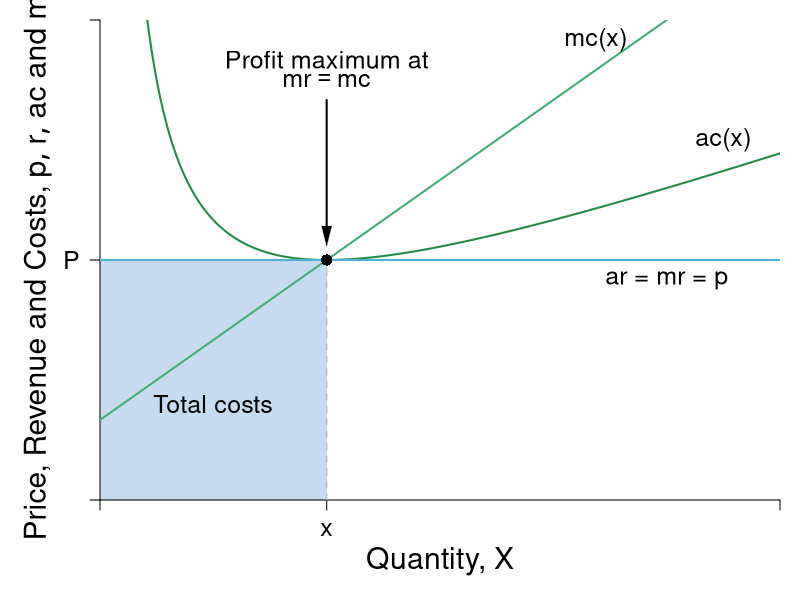

Reproduce this figure in R.
#Graph Designer: Simon Halliday
#Authors: Bowles, Foley and Halliday
#Title: Coordination, Conflict and Competition: A Text in Microeconomics

require(shape)
pdf(file = "competitionmarkets/perf_comp_costs.pdf", width = 9, height = 7)

#Set parameters for graphics
pointsize <- 1.8
axislabelsize <- 1.8
labelsize <- 1.5
namesize <- 1.8
annotatesize <- 1.5
graphlinewidth <- 2
segmentlinewidth <- 1.5

COL <- c("#7fc97f", "#beaed4", "#fdc086", "#ffff99", "#386cb0", "#f0027f", "#bf5b17", "#666666")
COLA <- c("#e0f3db", "#99d8c9","#66c2a4","#41ae76", "#238b45", "#005824")
COLB <- c("#c6dbef", "#4eb3d3", "#2b8cbe", "#0868ac","#084081")

#Edited the margins to cater for the larger LHS labels
par(mar =  c(5, 5, 1, 1))

AvgRevenue <- function(x, rmax = 12, xmax = 12){
  rmax - (rmax/xmax)*x
}

MRevenue <- function(x, rmax = 12, xmax = 12){
  rmax - 2*(rmax/xmax)*x
}

TotCost <- function(x, c0 = 8, c1 = 2, c2 = 0.5){
  c0 + c1*x + c2*(x^2)
}

AvgCost <- function(x, c0 = 8, c1 = 2, c2 = 0.5){
#  TotCost(x) / x
  c0 / x + c1 + c2*x
}

MCost <- function(x, c0 = 8, c1 = 2, c2 = 0.5){
# deriv(TotCost(x), x)
  c1 + 2*c2*x
}

xlims <- c(0, 12)
ylims <- c(0, 12)

npts <- 501 
x <- seq(xlims[1], xlims[2], length.out = npts)
y <- seq(ylims[1], ylims[2], length.out = npts) 
a <- c(13, 16.75, 19.25)

plot(0, 0, xlim = xlims, ylim = ylims, type = "n",
     xlab = expression(paste("")),
     ylab = expression(paste("")), 
     xaxt = "n", 
     yaxt = "n", 
     cex.lab = axislabelsize, 
     bty = "n",
     xaxs="i", 
     yaxs="i")

# ticksy <- seq(from = ylims[1], to = ylims[2], by = 1)
# ylabels <- seq(from = ylims[1], to = ylims[2], by = 1)
# ticksx <- seq(from = xlims[1], to = xlims[2], by = 1)
# xlabels <- seq(from = xlims[1], to = xlims[2], by = 1)
ticksy <- c(0, 6, NA, ylims[2])
ylabels <- c(NA, expression(paste(P)), NA, NA)
ticksx <- c(0, 4, NA, xlims[2])
xlabels <- c(NA, expression(paste(x)), NA, NA)

npts <- 500 
xx1 <- seq(xlims[1], xlims[2], length.out = npts)
xx3 <- seq(2, 6, length.out = npts)

# Draw the polygon for profit
xpoly1 <- c(0, 0, 4, 4, 0)
ypoly1 <- c(0, min(AvgCost(xx1)), min(AvgCost(xx1)), 0, 0)
polygon(x = xpoly1, y = ypoly1, col=COLB[1],density=NULL, border = NA)

axis(1, at = ticksx, pos = 0, labels = xlabels, cex.axis=labelsize)
axis(2, at = ticksy, pos = 0, labels = ylabels, las = 1,cex.axis=labelsize)

#Label the costs
text(2, 0.4*AvgCost(x = 4), expression("Total costs"), cex = labelsize)

#Draw the polygon for costs

#xpoly2 <- c(0, 4, 4, 0, 0)
#ypoly2 <- c(0, 0, 4, 0, 0)
#polygon(x = xpoly2, y = ypoly2, col=COLB[1], density=NULL, border = NA)

# lines(xx1, bcA(xx1, w = 10, p = 1.5), col = COLB[3], lwd = graphlinewidth)
# lines(xx1, AvgRevenue(xx1, rmax = 12, xmax = 12), col = COLB[5], lwd = graphlinewidth)
# lines(xx1, MRevenue(xx1, rmax = 12, xmax = 12), col = COLB[4], lwd = graphlinewidth)
lines(xx1, AvgCost(xx1), col = COLA[5], lwd = graphlinewidth)
lines(xx1, MCost(xx1), col = COLA[4], lwd = graphlinewidth)

# Label the axes

# text(0.5*(xlims[2]), -1.8, expression(paste("Output, ", x)), xpd = TRUE, cex = axislabelsize) 
mtext(expression(paste("Quantity, ", X)), side=1, line = 3, cex = axislabelsize)
#mtext(expression(paste("Quantity of output, ", x)), side=1, line = 3, cex = axislabelsize)
text(-1.1, 0.5*ylims[2], expression(paste("Price, Revenue and Costs, ", list(p, r, ac), " and ", mc)), xpd = TRUE, cex = axislabelsize, srt = 90) 

#Label curves

text(10, 5.5, expression(paste("ar = mr = p")), cex = labelsize)
text(11, 9, expression(paste("ac(x)")), cex = labelsize)
text(8.75, 11.5, expression(paste("mc(x)")), cex = labelsize)

#Labels cost and profit areas (To be added)


#Draw segments for total costs

segments(0, 6, 4, 6,
         lty = 2, col = "gray" , lwd = segmentlinewidth
         )
segments(4, 0, 4, 6,
         lty = 2, col = "gray" , lwd = segmentlinewidth
)
segments(0, 6, xlims[2], 6,
         lty = 1, col = COLB[2] , lwd = graphlinewidth
)

# Label Points for comparison

points(4, 6, pch = 16, col = "black", cex = 1.5)
# text(3.8, MRevenue(x = 4) - 0.4, expression(i), cex = labelsize)


# points(4, AvgRevenue(x = 4), pch = 16, col = "black", cex = 1.5)
# text(4.2, AvgRevenue(x = 4) + 0.4, expression(h), cex = labelsize)

# Arrows (Labels to be added)

text(4, 11, expression(paste("Profit maximum at")), cex = labelsize)
text(4, 10.5, expression(paste(mr == mc)), cex = labelsize)
shape::Arrows(4, 10, 4, 6.6, col = "black", lty = 1, lwd = 2, arr.type = "triangle", arr.lwd = 0.5)



dev.off()
